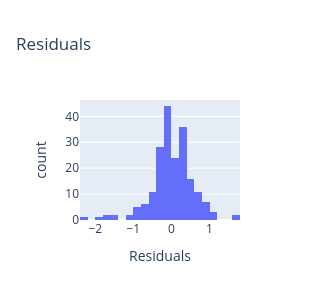
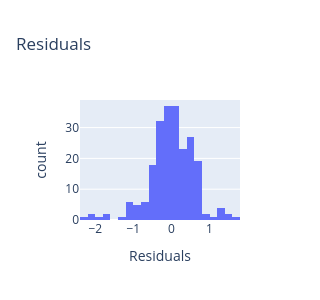
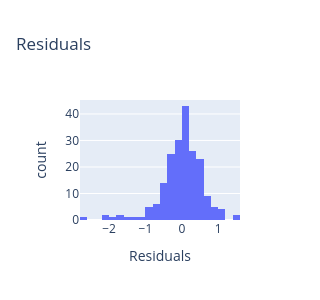
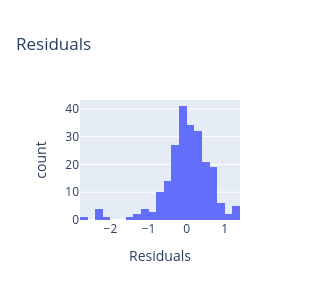

Here is the notebook cell these charts were saved with, in order:
### Markdown cell above
## Therapeutic alliance

### Code cell
df = df_users.copy().merge(df_pids[['pid','condition','model']],on='pid',how='left')

cols = [x for x in df.columns if 'waisr_' in x]
for col in cols:
    df[col] = df[col].str.lower().replace({
        'strong disagree': 1,
        'disagree': 2,
        'neutral': 3,
        'agree': 4,
        'strong agree': 5,   
    }).astype(int)

df['waisr_overall'] = df[cols].mean(axis=1)

outcomes = ['overall','goal','task','bond']
for outcome in outcomes:
    df[f'waisr_{outcome}'] = df[[x for x in df.columns if f'waisr_{outcome}' in x]].mean(axis=1)

# Print averages
display(df.groupby('condition')['waisr_overall'].agg(['mean','sem']).round(1))

# ------------------------------------------------------------------------------------------------------------------------------------
# Run models (per outcome)
# ------------------------------------------------------------------------------------------------------------------------------------

min_pval_moderators = 1

for outcome in outcomes:

    print_title(f'WAI-SR - {outcome.upper()}')

    # --- 2 x 4 model
    model_df = df.loc[df['condition']!='human_therapist',].copy().reset_index(drop=True)

    model_fit = smf.ols(f'waisr_{outcome} ~ C(model) * C(condition) * belief_human + C(model) * C(condition) * feel_human', data=model_df).fit()

    display_residuals(model_fit)
    anova_table = format_anova_table(model_fit)

    print('[2 x 4 model]')
    print(anova_table)

    if outcome=='overall':
        for contrast in ['C(condition):feel_human','C(condition):belief_human']:
            pval = anova_table.loc[contrast,'PR(>F)']
            min_pval_moderators = min(min_pval_moderators,pval)

    # --- 3-way model
    model_df = df.groupby(['pid','condition'])[[f'waisr_{outcome}','belief_human','feel_human']].mean().reset_index()

    model_fit = smf.ols(f'waisr_{outcome} ~ C(condition)*belief_human + C(condition)*feel_human', data=model_df).fit()

    display_residuals(model_fit)
    anova_table = format_anova_table(model_fit)

    print('[3-way model]')
    print(anova_table)

    print(' ')
    print(anova_pairwise_comparisons(model_fit))

    if outcome=='overall':
        for contrast in ['C(condition):feel_human','C(condition):belief_human']:
            pval = anova_table.loc[contrast,'PR(>F)']
            min_pval_moderators = min(min_pval_moderators,pval)

        print(f"\nMin p-value for human perception moderators: {min_pval_moderators}")

# ------------------------------------------------------------------------------------------------------------------------------------
# Plot
# ------------------------------------------------------------------------------------------------------------------------------------
# Averaging over model
summary = (
    df
    .copy()
    .melt(id_vars=['pid','condition','model'],value_vars=[f'waisr_{x}' for x in outcomes],var_name='subscale',value_name='score')
    .groupby(['condition','subscale'])['score'].agg(['mean','sem'])
    .reset_index()
)
summary['subscale'] = summary['subscale'].str.replace('waisr_','').str.capitalize()

fig = px.bar(
    summary,
    x='subscale',
    y='mean',
    error_y='sem',
    color='condition',
    title='WAI-SR',
    barmode='group',
    width=500,
    height=400,
    labels={'mean': 'Score'},
    category_orders={
        'condition': CONDITION_ORDER,
        'subscale': ['Overall','Goal','Task','Bond']
        },
    color_discrete_map=COLOURS,
    template='simple_white'
)
fig.update_layout(font={'family': 'Arial'})
fig.update_yaxes(range=[1,5])
fig.for_each_annotation(lambda a: a.update(text=a.text.split("=")[-1]))
fig.show()

fig.write_image(f'../results/waisr.svg')

# Split by LLM (overall only)
summary = (
    df
    .loc[df['condition']!='human_therapist',]
    .copy()
    .melt(id_vars=['pid','condition','model'],value_vars=[f'waisr_{x}' for x in outcomes],var_name='subscale',value_name='score')
    .groupby(['condition','model','subscale'])['score'].agg(['mean','sem'])
    .reset_index()
)
summary['subscale'] = summary['subscale'].str.replace('waisr_','').str.capitalize()

fig = px.bar(
    summary,
    x='subscale',
    y='mean',
    facet_col='model',
    facet_col_wrap=2,
    error_y='sem',
    color='condition',
    title='WAI-SR',
    barmode='group',
    width=600,
    height=500,
    labels={'mean': 'Score'},
    category_orders={
        'condition': CONDITION_ORDER,
        'subscale': ['Overall','Goal','Task','Bond']
        },
    color_discrete_map=COLOURS,
    template='simple_white'
)
fig.update_layout(font={'family': 'Arial'})
fig.update_yaxes(range=[1,5])
fig.for_each_annotation(lambda a: a.update(text=a.text.split("=")[-1]))
fig.show()

fig.write_image(f'../results/waisr_perllm.svg')

### Figure 1 — Plotly figure (JSON) as saved in the notebook; plotly's stock layout.template omitted (floating-point values rounded to 4 significant figures; data arrays with more than 128 entries replaced by an {"elided": "..."} marker saying what was removed)
{"data": [{"bingroup": "x", "hovertemplate": "variable=0<br>value=%{x}<br>count=%{y}<extra></extra>", "legendgroup": "0", "marker": {"color": "#636efa", "pattern": {"shape": ""}}, "name": "0", "orientation": "v", "showlegend": true, "type": "histogram", "x": {"elided": "201 float values"}, "xaxis": "x", "yaxis": "y"}], "layout": {"barmode": "relative", "height": 300, "legend": {"title": {"text": "variable"}, "tracegroupgap": 0}, "showlegend": false, "title": {"text": "Residuals"}, "width": 300, "xaxis": {"anchor": "y", "domain": [0, 1], "title": {"text": "Residuals"}}, "yaxis": {"anchor": "x", "domain": [0, 1], "title": {"text": "count"}}}}

### Figure 2 — Plotly figure (JSON) as saved in the notebook; plotly's stock layout.template omitted (floating-point values rounded to 4 significant figures; data arrays with more than 128 entries replaced by an {"elided": "..."} marker saying what was removed)
{"data": [{"bingroup": "x", "hovertemplate": "variable=0<br>value=%{x}<br>count=%{y}<extra></extra>", "legendgroup": "0", "marker": {"color": "#636efa", "pattern": {"shape": ""}}, "name": "0", "orientation": "v", "showlegend": true, "type": "histogram", "x": {"elided": "227 float values"}, "xaxis": "x", "yaxis": "y"}], "layout": {"barmode": "relative", "height": 300, "legend": {"title": {"text": "variable"}, "tracegroupgap": 0}, "showlegend": false, "title": {"text": "Residuals"}, "width": 300, "xaxis": {"anchor": "y", "domain": [0, 1], "title": {"text": "Residuals"}}, "yaxis": {"anchor": "x", "domain": [0, 1], "title": {"text": "count"}}}}

### Figure 3 — Plotly figure (JSON) as saved in the notebook; plotly's stock layout.template omitted (floating-point values rounded to 4 significant figures; data arrays with more than 128 entries replaced by an {"elided": "..."} marker saying what was removed)
{"data": [{"bingroup": "x", "hovertemplate": "variable=0<br>value=%{x}<br>count=%{y}<extra></extra>", "legendgroup": "0", "marker": {"color": "#636efa", "pattern": {"shape": ""}}, "name": "0", "orientation": "v", "showlegend": true, "type": "histogram", "x": {"elided": "201 float values"}, "xaxis": "x", "yaxis": "y"}], "layout": {"barmode": "relative", "height": 300, "legend": {"title": {"text": "variable"}, "tracegroupgap": 0}, "showlegend": false, "title": {"text": "Residuals"}, "width": 300, "xaxis": {"anchor": "y", "domain": [0, 1], "title": {"text": "Residuals"}}, "yaxis": {"anchor": "x", "domain": [0, 1], "title": {"text": "count"}}}}

### Figure 4 — Plotly figure (JSON) as saved in the notebook; plotly's stock layout.template omitted (floating-point values rounded to 4 significant figures; data arrays with more than 128 entries replaced by an {"elided": "..."} marker saying what was removed)
{"data": [{"bingroup": "x", "hovertemplate": "variable=0<br>value=%{x}<br>count=%{y}<extra></extra>", "legendgroup": "0", "marker": {"color": "#636efa", "pattern": {"shape": ""}}, "name": "0", "orientation": "v", "showlegend": true, "type": "histogram", "x": {"elided": "227 float values"}, "xaxis": "x", "yaxis": "y"}], "layout": {"barmode": "relative", "height": 300, "legend": {"title": {"text": "variable"}, "tracegroupgap": 0}, "showlegend": false, "title": {"text": "Residuals"}, "width": 300, "xaxis": {"anchor": "y", "domain": [0, 1], "title": {"text": "Residuals"}}, "yaxis": {"anchor": "x", "domain": [0, 1], "title": {"text": "count"}}}}
